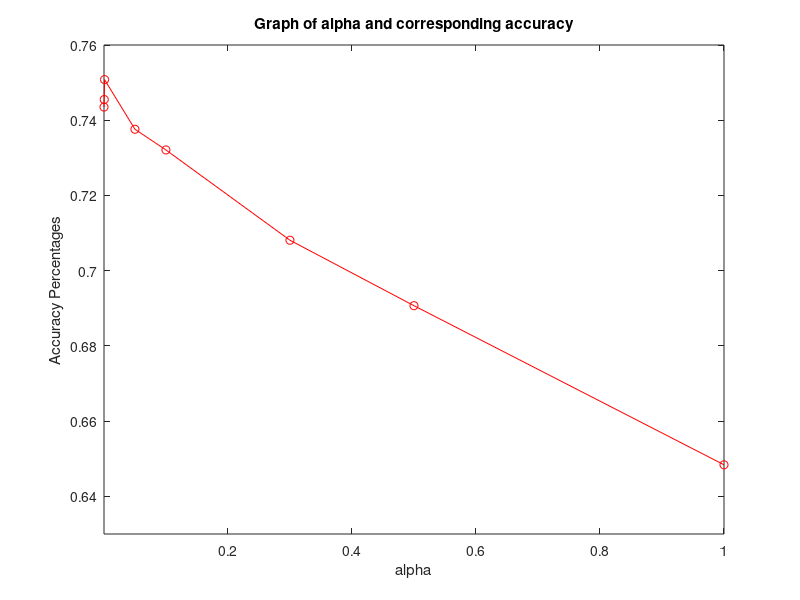

MATLAB code to generate this figure:
X = [.0001 .0005 .001 .05 .1 .3 .5 1];
    
Y = [.7435 .7455 .7508 .7376 .7321 .7081 .6907 .6484];
plot(X,Y,'-ro');
title('Graph of alpha and corresponding accuracy');
xlabel('alpha');
ylabel('Accuracy Percentages');


axis([.0001, 1, .63, .76]);



% X = [95 86 80 76 61 46 36 26 16];
% 
% Y = [57 60.42 60.67 60.53 60 57.49 51.75 47.5 46];
% 
% plot(X,Y,'-ro');
% 
% title('Graph of depth of tree and corresponding accuracy');
% xlabel('Tree depth');
% ylabel('Accuracy Percentages');